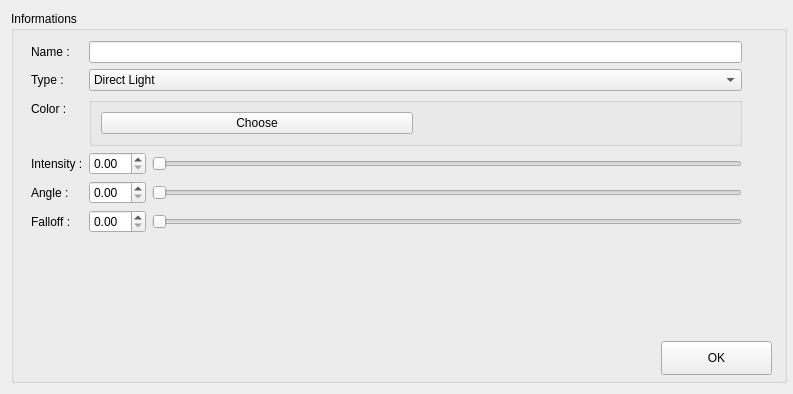
<?xml version="1.0" encoding="UTF-8"?>
<ui version="4.0">
 <class>LightEditor</class>
 <widget class="QWidget" name="LightEditor">
  <property name="geometry">
   <rect>
    <x>0</x>
    <y>0</y>
    <width>793</width>
    <height>394</height>
   </rect>
  </property>
  <property name="sizePolicy">
   <sizepolicy hsizetype="Preferred" vsizetype="Preferred">
    <horstretch>0</horstretch>
    <verstretch>0</verstretch>
   </sizepolicy>
  </property>
  <property name="windowTitle">
   <string>Form</string>
  </property>
  <layout class="QVBoxLayout" name="m_verticalLayout">
   <property name="rightMargin">
    <number>6</number>
   </property>
   <item>
    <widget class="QGroupBox" name="m_groupBox">
     <property name="title">
      <string>Informations </string>
     </property>
     <widget class="QWidget" name="m_formLayoutWidget">
      <property name="geometry">
       <rect>
        <x>10</x>
        <y>30</y>
        <width>761</width>
        <height>251</height>
       </rect>
      </property>
      <layout class="QFormLayout" name="m_formLayout">
       <property name="leftMargin">
        <number>10</number>
       </property>
       <property name="rightMargin">
        <number>40</number>
       </property>
       <item row="0" column="0">
        <widget class="QLabel" name="m_name_lab">
         <property name="text">
          <string>Name : </string>
         </property>
        </widget>
       </item>
       <item row="0" column="1">
        <widget class="QLineEdit" name="m_lineEdit"/>
       </item>
       <item row="1" column="0">
        <widget class="QLabel" name="m_type_lab">
         <property name="text">
          <string>Type : </string>
         </property>
        </widget>
       </item>
       <item row="1" column="1">
        <widget class="QComboBox" name="m_typeComboBox">
         <property name="minimumSize">
          <size>
           <width>120</width>
           <height>0</height>
          </size>
         </property>
         <item>
          <property name="text">
           <string>Direct Light</string>
          </property>
         </item>
         <item>
          <property name="text">
           <string>Omni Light</string>
          </property>
         </item>
         <item>
          <property name="text">
           <string>Point Light</string>
          </property>
         </item>
         <item>
          <property name="text">
           <string>Spot Light</string>
          </property>
         </item>
        </widget>
       </item>
       <item row="2" column="0">
        <widget class="QLabel" name="m_color_lab">
         <property name="text">
          <string>Color : </string>
         </property>
        </widget>
       </item>
       <item row="2" column="1">
        <widget class="QGroupBox" name="m_color_layout">
         <layout class="QHBoxLayout" name="m_layout_color">
          <item>
           <widget class="QPushButton" name="m_button_color">
            <property name="text">
             <string>Choose</string>
            </property>
           </widget>
          </item>
          <item>
           <widget class="QFrame" name="m_result_color">
            <property name="minimumSize">
             <size>
              <width>40</width>
              <height>0</height>
             </size>
            </property>
           </widget>
          </item>
         </layout>
        </widget>
       </item>
       <item row="3" column="0">
        <widget class="QLabel" name="m_intensity_lab">
         <property name="text">
          <string>Intensity :</string>
         </property>
        </widget>
       </item>
       <item row="4" column="0">
        <widget class="QLabel" name="m_angle_lab">
         <property name="text">
          <string>Angle : </string>
         </property>
        </widget>
       </item>
       <item row="5" column="0">
        <widget class="QLabel" name="m_falloff_lab">
         <property name="text">
          <string>Falloff :</string>
         </property>
        </widget>
       </item>
       <item row="3" column="1">
        <layout class="QHBoxLayout" name="m_intensity_layout">
         <item alignment="Qt::AlignLeft">
          <widget class="QDoubleSpinBox" name="m_intensity_spinbox"/>
         </item>
         <item>
          <widget class="QSlider" name="m_intensity_slider">
           <property name="orientation">
            <enum>Qt::Horizontal</enum>
           </property>
          </widget>
         </item>
        </layout>
       </item>
       <item row="4" column="1">
        <layout class="QHBoxLayout" name="m_angle_layout">
         <item alignment="Qt::AlignLeft">
          <widget class="QDoubleSpinBox" name="m_angle_spinbox"/>
         </item>
         <item>
          <widget class="QSlider" name="m_angle_slider">
           <property name="orientation">
            <enum>Qt::Horizontal</enum>
           </property>
          </widget>
         </item>
        </layout>
       </item>
       <item row="5" column="1">
        <layout class="QHBoxLayout" name="m_falloff_layout">
         <item alignment="Qt::AlignLeft">
          <widget class="QDoubleSpinBox" name="m_falloff_spinbox"/>
         </item>
         <item>
          <widget class="QSlider" name="m_falloff_slider">
           <property name="orientation">
            <enum>Qt::Horizontal</enum>
           </property>
          </widget>
         </item>
        </layout>
       </item>
      </layout>
     </widget>
     <widget class="QPushButton" name="m_button_create">
      <property name="geometry">
       <rect>
        <x>650</x>
        <y>330</y>
        <width>111</width>
        <height>34</height>
       </rect>
      </property>
      <property name="text">
       <string>OK</string>
      </property>
     </widget>
    </widget>
   </item>
  </layout>
 </widget>
 <resources/>
 <connections/>
</ui>
